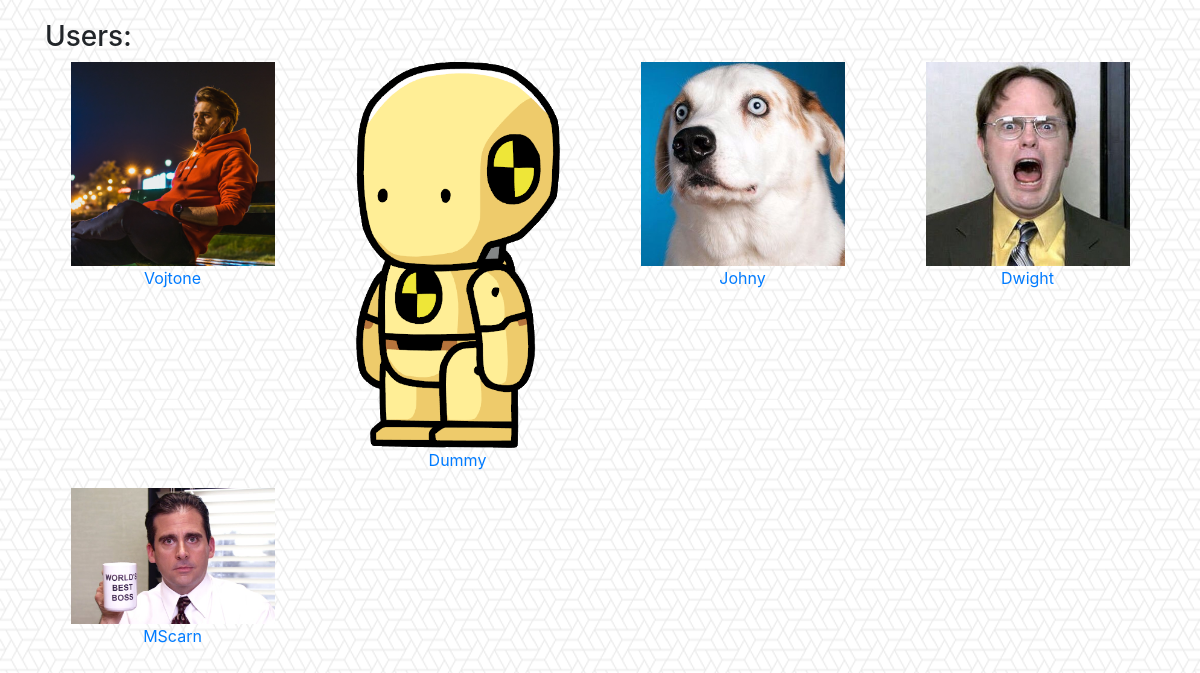
The page / on the database its author committed.
### gallery/models.py (models this page shows, shortened)
class User(models.Model):
    username = models.CharField(max_length=100)
    email = models.CharField(max_length=100)
    profile_photo = models.FileField()

### gallery/views.py (the view)
# urls.py: path('', views.index, name='index'),
def index(request):
    all_users = User.objects.all()
    return render(request, 'gallery/index.html', {'all_users': all_users})

### templates/gallery/index.html
{% extends 'gallery/base.html' %}
{% block container%}
    {% if all_users %}
        <h3>Users:</h3>
        <div class="row" style="display: flex; flex-wrap: wrap;">
            {% for user in all_users %}
                <div class="col-md-3 text-center">
                    <div class="thumbnail">
                      <a href="{% url 'gallery:grid' user.username %}">
                        <img src="{{ user.profile_photo.url }}" alt="No profile pic :(" width="80%">
                        <div class="caption">
                          <p>{{ user.username }}</p>
                        </div>
                      </a>
                    </div>
                </div>
            {% endfor %}
        </div>
    {% else %}
        <h3>No users.</h3>
    {% endif %}
{% endblock %}

### gallery/static/gallery/style.css (style rules this page uses)
body { background: white url("images/background.png"); }

### rows shown on the page
User: profile_photo (picture), username "Vojtone"
User: profile_photo (placeholder picture), username "Dummy"
User: profile_photo (picture), username "Johny"
User: profile_photo (picture), username "Dwight"
User: profile_photo (picture), username "MScarn"
